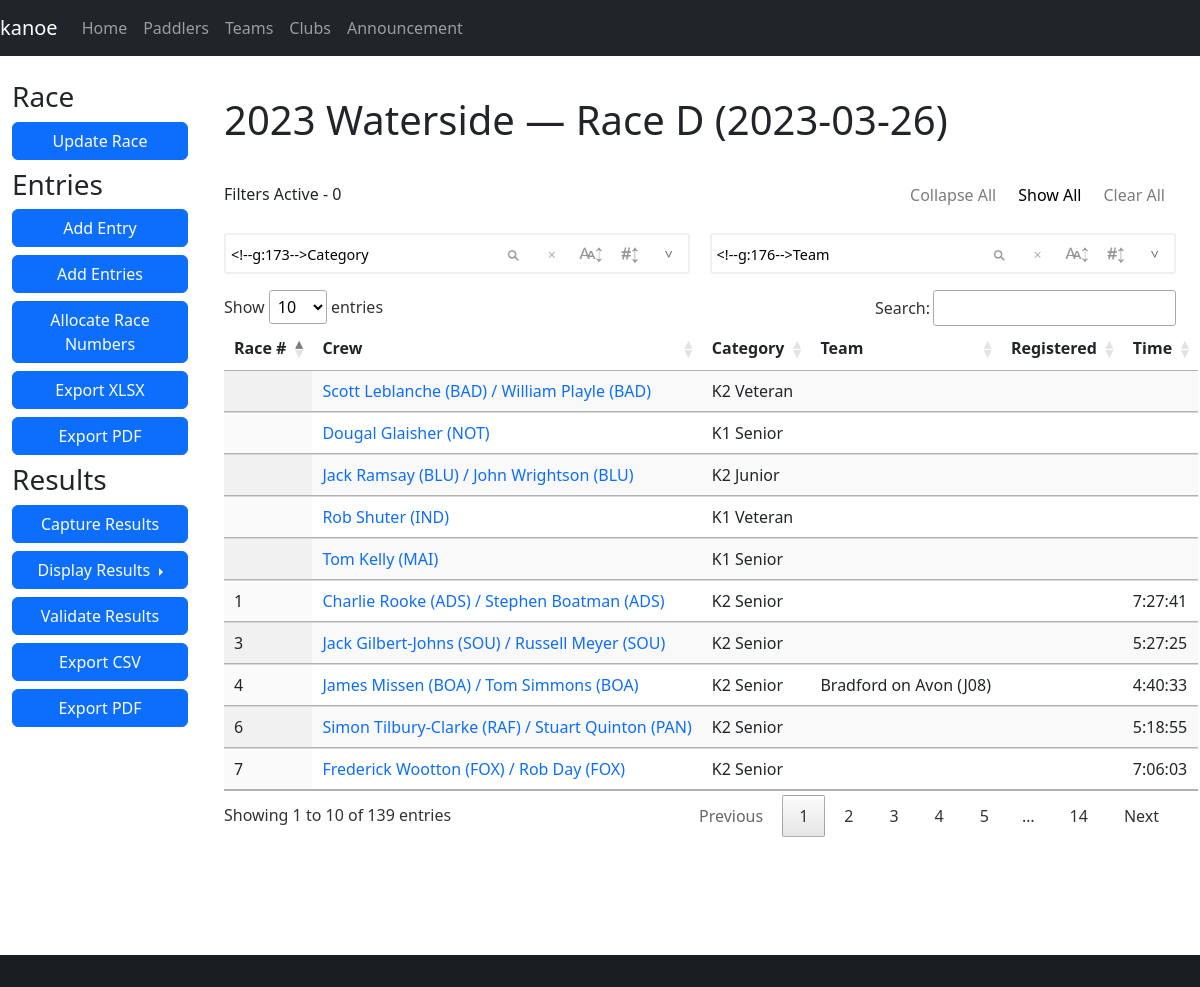
Before: /race/4 with the older database file.
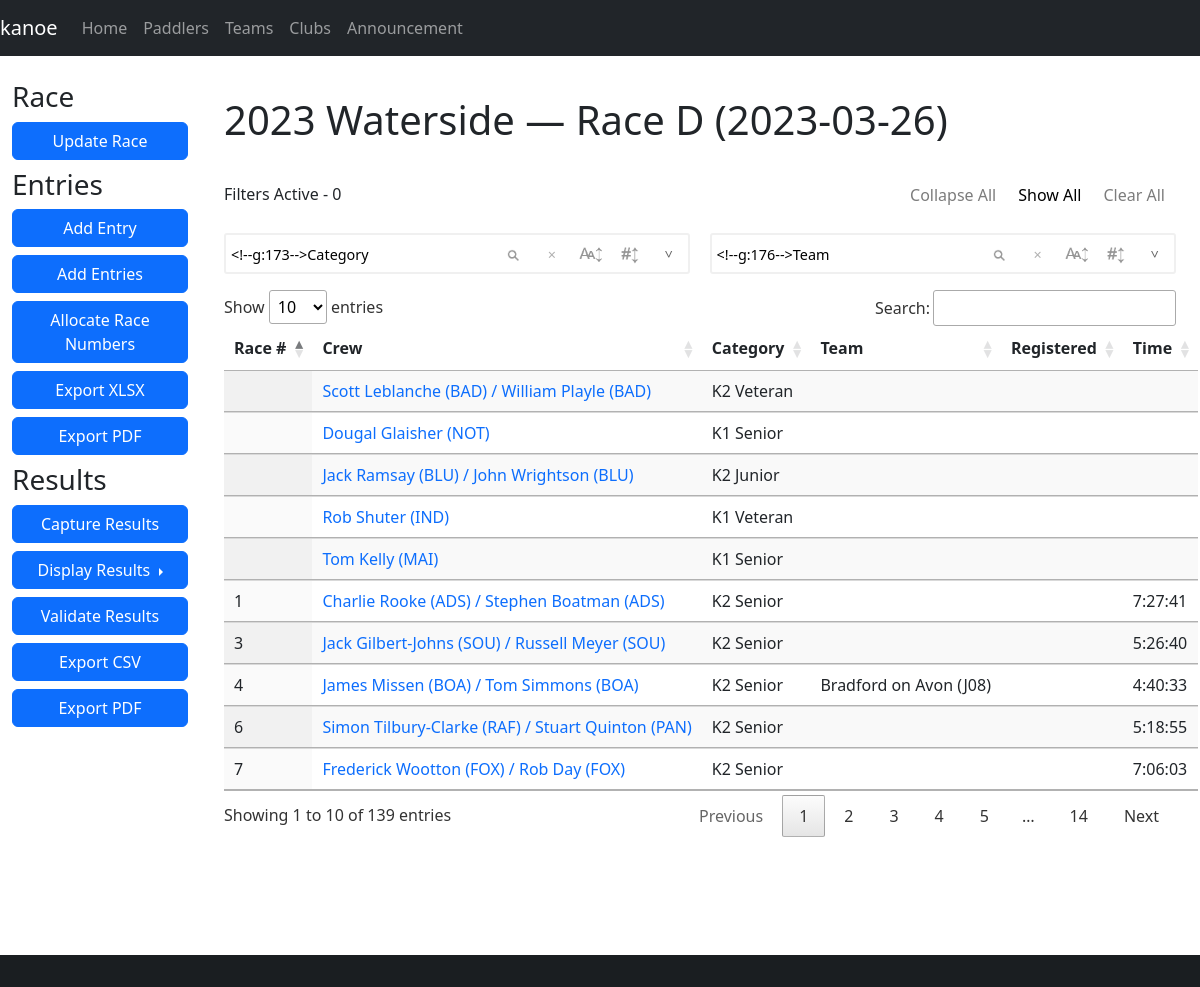
After: the same page with the newer database file.
### database/database/race.py (models this page shows, shortened)
class Race(Base):
    __tablename__ = "race"
    __table_args__ = (UniqueConstraint("name", "date", name="uq_race_name_date"),)
    id = Column(Integer, primary_key=True)
    name = Column(String, nullable=False)
    date = Column(Date, nullable=False)
    series_id = Column(Integer, ForeignKey(Series.id), index=True)
    time_min_start = Column(String)
    time_max_start = Column(String)
    time_min_finish = Column(String)
    time_max_finish = Column(String)
    time_adjustment = Column(Integer)
    series = relationship(Series, backref="races", lazy="joined")

### database/database/entry.py (models this page shows, shortened)
class Entry(Base):
    __tablename__ = "entry"
    id = Column(Integer, primary_key=True)
    race_id = Column(Integer, ForeignKey(Race.id), index=True)
    category_id = Column(Integer, ForeignKey(Category.id), index=True)
    boat_type = Column(boat_type, index=True)
    entry_number = Column(Integer)
    series_id = Column(Integer, ForeignKey(Series.id), index=True)
    time_start = Column(String)
    time_finish = Column(String)
    time_adjustment = Column(Integer)
    registered = Column(Boolean, default=False, nullable=False)
    retired = Column(Boolean, default=False, nullable=False)
    scratched = Column(Boolean, default=False, nullable=False)
    disqualified = Column(Boolean, default=False, nullable=False)
    note = Column(Text)
    category = relationship(Category, backref="entries", lazy="joined")
    race = relationship(Race, backref="entries", lazy="joined")
    race_number = relationship("Number", secondary="number_entry", uselist=False)
    crews = relationship("Crew", lazy="joined", order_by="Crew.paddler_id")
    def __str__(self):
        names = sorted([str(crew) for crew in self.crews])
        return " / ".join(names)
    @property
    def time(self):
        if self.time_start and self.time_finish:
            time_start = datetime.datetime.strptime(self.time_start, "%H:%M:%S")
            time_finish = datetime.datetime.strptime(self.time_finish, "%H:%M:%S")
            return (
                time_finish
                - time_start
                + datetime.timedelta(seconds=(self.time_adjustment or 0))
            )
        else:
            return None
    @property
    def team(self):
        teams = [crew.team for crew in self.crews]
        teams = list(set(teams))
        if len(teams) == 1:
            return teams[0]
        else:
            return None

### database/database/number.py (models this page shows, shortened)
class Number(Base):
    __tablename__ = "number"
    id = Column(Integer, primary_key=True)
    lost = Column(Boolean)
    def __str__(self):
        return str(self.id)

### database/database/club.py (models this page shows, shortened)
class Club(Base):
    __tablename__ = "club"
    id = Column(Integer, primary_key=True)
    name = Column(String)
    code_regex = Column(String())
    services = Column(Boolean, server_default=expression.false())
    @property
    def code(self):
        return self.code_regex.split("|")[0]

### database/database/paddler.py (models this page shows, shortened)
class Paddler(Base):
    __tablename__ = "paddler"
    id = Column(Integer, primary_key=True)
    bcu = Column(Integer)  # BCU = British Canoe Union
    bcu_expiry = Column(Date)
    division = Column(Integer)
    title = Column(String)
    first = Column(String)
    middle = Column(String)
    last = Column(String)
    suffix = Column(String)
    dob = Column(Date)
    address = Column(String)
    email = Column(String)
    phone = Column(String)
    emergency_name = Column(String)
    emergency_phone = Column(String)
    age_group_id = Column(Integer, ForeignKey(AgeGroup.id), index=True)
    age_group = relationship(AgeGroup, backref="paddlers", lazy="joined")
    @hybrid_property
    def name(self):
        return combine_names(self.first, self.middle, self.last)

### database/database/category.py (models this page shows, shortened)
class Category(Base):
    __tablename__ = "category"
    __table_args__ = (UniqueConstraint("label", name="uq_category_label"),)
    id = Column(Integer, primary_key=True)
    label = Column(String)
    def __str__(self):
        return self.label

### database/database/team.py (models this page shows, shortened)
class Team(Base):
    __tablename__ = "team"
    __table_args__ = (
        UniqueConstraint("name", "series_id", name="uq_team_name_series"),
    )
    id = Column(Integer, primary_key=True)
    name = Column(String)
    team_type_id = Column(Integer, ForeignKey(TeamType.id), nullable=False)
    series_id = Column(Integer, ForeignKey(Series.id), index=True, nullable=False)
    type = relationship(TeamType, backref="teams")
    series = relationship(Series, backref="teams", lazy="joined")
    def __str__(self):
        return self.name

### kanoe/views/race.py (the view)
@blueprint.route("/race/<race_id>")
@login_required
def race(race_id):
    entries = session.query(db.Entry).filter(db.Entry.race_id == race_id).all()
    race = session.get(db.Race, race_id)
    return render_template("race.j2", race=race, entries=entries)

### database/database/crew.py (called while the page is built)
    def __str__(self):
        club = f" ({self.club.code})" if self.club else ""
        return f"{self.paddler.name}{club}"

### database/database/paddler.py (called while the page is built)
def combine_names(first, middle, last):
    name = [first, middle, last]
    name = list(filter(lambda item: item is not None, name))
    name = " ".join(name)
    name = name.strip()
    return name

### kanoe/templates/race.j2 (shortened to what this page needs)
{% extends "base-fluid.j2" %}
{% block styles %}
{% include 'common/datatables-css.j2' %}
{% include 'common/datatables-filter-css.j2' %}
{% endblock %}
{% block content %}
<h1>{{ race.name }} ({{ race.date }})</h1>
<div class="row">
    <div class="col-sm-12">
        <div id="wrapper" style="visibility: hidden;">
            <table id="entries" class="table table-striped display nowrap" style="width:100%;">
                <thead>
                    <tr>
                        <th>Race #</th>
                        <th>Crew</th>
                        <th>Category</th>
                        <th>Team</th>
                        <th>Registered</th>
                        <th>Time</th>
                    </tr>
                </thead>
                <tbody>
                    {% for entry in entries %}
                    <tr{% if entry.scratched or entry.retired %} style="background-color: lightgrey;" {% endif %}>
                        <td>{{ entry.race_number or "" }}</td>
                        <td><a href="{{ url_for('kanoe.entry', entry_id=entry.id) }}">{{ entry }}</a></td>
                        <td>{{ entry.category }}</td>
                        <td>{{ entry.team or "" }}</td>
                        <td class="text-center">{% if entry.registered %}<i class="fas fa-check"></i>{% endif %}</td>
                        {% if entry.time %}
                        <td data-sort="{{ entry.time.total_seconds() }}">{{ entry.time }}</td>
                        {% else %}
                        <td class="text-center">
                        </td>
                        {% endif %}
                        </tr>
                        {% endfor %}
                </tbody>
            </table>
        </div>
    </div>
</div>
{% endblock %}
{% block sidebar %}
{% include 'sidebar-race.j2' %}
{% endblock %}

### kanoe/templates/base-fluid.j2 (shortened to what this page needs)
{% import 'common/colour.j2' as colour %}
<!doctype html>
<html lang="en">
<head>
    {% block head %}
    {% include 'common/load-css.j2' %}
    {% block styles %}
    {% endblock %}
    {% endblock %}
</head>
<body>
    <header>
        {% include 'common/navbar.j2' %}
    </header>
    <div class="container-fluid">
        <div class="row">
            <nav class="col-md-2 d-none d-md-block sidebar">
                <div class="sidebar-sticky">
                    {% block sidebar %}
                    {% endblock %}
                </div>
            </nav>
            <main role="main" class="col-md-9 ml-sm-auto col-lg-10 pt-3 px-4">
                {% block content %}
                {% endblock %}
            </main>
        </div>
    </div>
    <footer>
        {% include 'common/footer.j2' %}
    </footer>
</body>
</html>

### kanoe/templates/common/load-css.j2
<link rel="stylesheet" type="text/css" href="/css/bootstrap-5.3.0.min.css">
<link rel="stylesheet" type="text/css" href="/css/styles.css">
{% include 'common/load-css-font-awesome.j2' %}

### kanoe/templates/common/load-css-font-awesome.j2
<link rel="stylesheet" type="text/css" href="/css/font-awesome-all-6.2.0.min.css">

### kanoe/templates/common/datatables-css.j2
<link rel="stylesheet" type="text/css" href="/css/jquery.dataTables-1.12.1.min.css">

### kanoe/templates/common/datatables-filter-css.j2
<link rel="stylesheet" type="text/css" href="/css/searchPanes.dataTables-2.0.2.min.css">
<link rel="stylesheet" type="text/css" href="/css/select.dataTables-1.4.0.min.css">

### kanoe/templates/common/navbar.j2 (shortened to what this page needs)
<nav class="navbar navbar-expand-md navbar-dark fixed-top bg-dark">
    <a class="navbar-brand" href="{{ url_for('kanoe.races') }}">kanoe</a>
    <div class="collapse navbar-collapse" id="navbarsExampleDefault">
        <ul class="navbar-nav mr-auto">
            <li class="nav-item active">
                <a class="nav-link" href="{{ url_for('kanoe.races') }}">Home</a>
            </li>
            {% if session["user"] or config['LOGIN_DISABLED'] %}
            <li class="nav-item active">
                <a class="nav-link" href="{{ url_for('kanoe.paddlers') }}">Paddlers</a>
            </li>
            <li class="nav-item active">
                <a class="nav-link" href="{{ url_for('kanoe.teams') }}">Teams</a>
            </li>
            <li class="nav-item active">
                <a class="nav-link" href="{{ url_for('kanoe.clubs') }}">Clubs</a>
            </li>
            <li class="nav-item active">
                <a class="nav-link" href="{{ url_for('kanoe.announcement') }}">Announcement</a>
            </li>
            {% endif %}
        </ul>
    </div>
</nav>

### kanoe/templates/sidebar-race.j2 (shortened to what this page needs)
<h3>Race</h3>
<ul class="nav flex-column">
    <li class="nav-item d-grid gap-2">
        <a href="{{ url_for('kanoe.race_update', race_id=race.id) }}" class="btn btn-primary">Update
            Race</a>
    </li>
</ul>
<h3>Entries</h3>
<ul class="nav flex-column">
    <li class="nav-item d-grid gap-2">
        <a href="{{ url_for('kanoe.entry', race_id=race.id) }}" class="btn btn-primary">Add Entry</a>
    </li>
    <li class="nav-item d-grid gap-2">
        <a href="{{ url_for('kanoe.race_entry_bulk', race_id=race.id) }}" class="btn btn-primary">Add Entries</a>
    </li>
    <li class="nav-item d-grid gap-2">
        <a href="{{ url_for('kanoe.race_allocate_numbers', race_id=race.id) }}" class="btn btn-primary">Allocate Race
            Numbers</a>
    </li>
    <li class="nav-item d-grid gap-2">
        <a href="{{ url_for('kanoe.race_entries_export_xlsx', race_id=race.id) }}" class="btn btn-primary">Export
            XLSX</a>
    </li>
    <li class="nav-item d-grid gap-2">
        <a href="{{ url_for('kanoe.race_entries_export_pdf', race_id=race.id) }}" class="btn btn-primary">Export PDF</a>
    </li>
</ul>
<h3>Results</h3>
<ul class="nav flex-column">
    <li class="nav-item d-grid gap-2">
        <a href="{{ url_for('kanoe.race_results_capture', race_id=race.id) }}" class="btn btn-primary">Capture
            Results</a>
    </li>
    <li class="nav-item gap-2">
        <div class="btn-group dropend d-grid">
            <button type="button" class="btn btn-primary dropdown-toggle" data-bs-toggle="dropdown">
                Display Results
            </button>
        </div>
    </li>
    <li class="nav-item d-grid gap-2">
        <a href="{{ url_for('kanoe.race_results_validate', race_id=race.id) }}" class="btn btn-primary">Validate
            Results</a>
    </li>
    <li class="nav-item d-grid gap-2">
        <a href="{{ url_for('kanoe.race_results_export_csv', race_id=race.id) }}" class="btn btn-primary">Export CSV</a>
    </li>
    <li class="nav-item d-grid gap-2">
        <a href="{{ url_for('kanoe.race_results_export_pdf', race_id=race.id) }}" class="btn btn-primary">Export PDF</a>
    </li>
</ul>

### kanoe/templates/common/footer.j2
<div class="footer fixed-bottom mt-auto bg-dark text-center text-white">
  <div class="text-center p-3" style="background-color: rgba(0, 0, 0, 0.2);">
  </div>
</div>

### kanoe/static/css/styles.css (style rules this page uses)
:root { --colour-yellow: #fed00c; --colour-yellow-muted: #ffe269; }
body { padding-top: 60px; }
main { margin-bottom: 100px }
.row > * { margin-top: 20px; }
footer { margin-top: 50px }
nav.sidebar ul > li.nav-item { margin-bottom: 0.5rem !important; }
a { text-decoration: none; }

Changed rows visible on the page:
changed Entry "Jack Gilbert-Johns (SOU) / Russell Meyer (SOU)": time "5:27:25" → "5:26:40"
